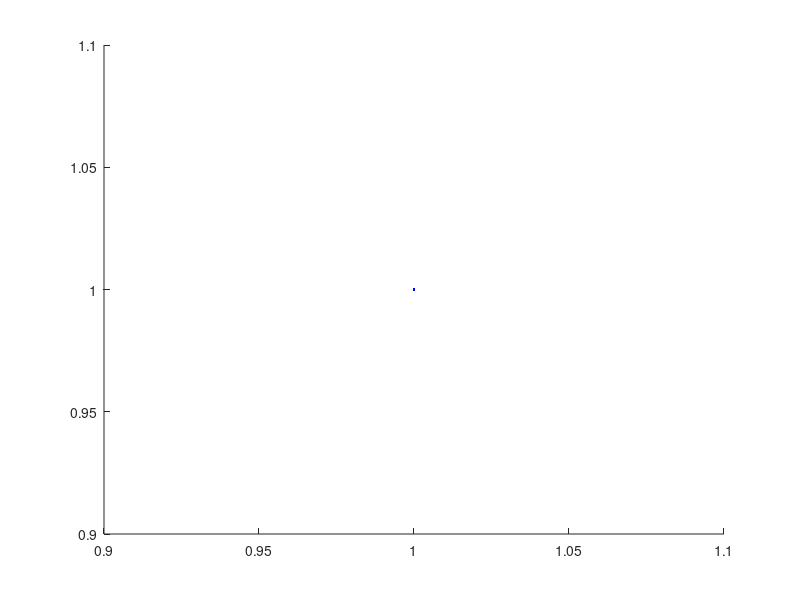

Write MATLAB code to recreate this figure. (Note: this script raises an error after producing the figure.)
% This script is used to collects the experimental data:
% including the physical size measurement data and
% the pixel size data computed from image processing and rectangle fitting.
% Then the linear regression of physical and pixel sizes by OLS and BCES 
% estimator are finished. The results are ploted to figure.


pL_size1_ld=[608.989481510861,609.991186192016,610.445209788948,609.717093489501,608.543421310076,606.231064532507,605.625985002995,604.411686133172,556.710828986395,603.034613471087,602.942591127915,635.094158867643,604.190390912239,606.008650377133,607.712248626567,608.011859064700,608.632415426849,608.508262766407,607.734514823057,606.651651176838,604.943473238927,603.894777232005,603.062085961006,602.526009206487,432.076983907134,603.531049202658,602.661808601973,603.453801460813,605.524716936752,606.645062238493];
pW_size1_ld=[430.376255331990,430.348022210211,429.906355111567,429.360155081280,429.442607422875,430.581033586305,431.296866000772,431.854493041621,433.305155940187,380.548935057839,432.126413771736,432.285583813700,432.169309411919,432.674745118468,432.423910970480,430.757199422352,430.189367965008,429.706192649972,429.349166941461,429.653431205108,430.466816763941,431.190132621142,431.459919762629,431.736268678824,357.605728003557,431.981541938436,430.256119018655,430.538905856046,430.379398389442,430.216768033974];

pL_size1_mid = [601.325325620472,600.643447385018,600.066357250641,600.417041450568,542.161434323621,600.949415954463,601.528262836254,601.776387248984,601.962978590868,634.573476530959,603.041314421620,603.318127671677,601.171854841470,601.177975932258,600.942559452941,600.767477276317,600.580963808287,600.570140917420,600.908767544103,601.617719600587,601.934752296290,602.073521614477,602.074712976072,602.294159229379,601.725204958722,601.553608820781,601.452504446043,644.952440216280,600.947930033780,529.352602264447];
pW_size1_mid = [429.793715417774,429.298458565095,453.646881984795,428.800022022818,488.004881373963,429.234089651856,429.580394826419,429.456699930773,428.933989363199,428.926366085206,428.920488569477,429.136009769257,429.526644064644,429.692142020810,429.573513495335,429.094173775100,428.756735754810,454.690028511033,428.603191195699,428.787396390682,429.236077556937,429.578171222344,429.522292617939,429.454908114595,428.930284642489,428.807690846678,428.410797565434,428.819333050937,429.041189388210,429.582267176626];

pL_size1_ru=[602.531241261394,603.604581251606,505.516842891693,649.744458350585,604.688826221290,604.869567674851,604.629265367591,603.253470794085,602.288000051104,601.612817902349,661.313974988059,652.540422968758,601.107800723576,550.087971377904,602.684628954456,604.492624363666,604.629275811446,605.383188398321,645.504670956357,604.222669764707,603.182869303285,601.696776670338,601.289095475036,601.478979896098,669.469495321315,603.295442568498,604.296516556080,549.951743414312,605.174617251942,605.025765287704];
pW_size1_ru=[430.403801459444,429.785625169145,429.311803806691,380.287294820980,428.910619810330,460.776396157239,430.141645659645,430.192177297983,429.961823965346,430.125170138593,430.110279121687,429.988363824571,429.531169736974,429.919646278171,429.917666224165,429.441434168231,429.254458257492,429.369494547805,429.617019557974,430.541630304322,430.925429934098,429.930968678176,429.936306183800,364.175080353632,361.447838082427,430.741497900554,430.174132149158,429.335498235668,428.981630056307,429.341218459358];

pL_size2_ld=[972.069221458483,974.775668594074,974.291822076501,975.304667873691,697.241640238692,972.919288726609,970.886711432941,970.890979756581,968.964665657142,890.346754362660,966.874002998103,968.178810709651,968.902753620744,956.166701928484,969.438322600857,971.566641115353,975.317037433811,973.158693550588,975.202686622265,972.720050272271,971.082355094372,881.852826546755,969.075736753420,970.031049486393,969.135813957104,968.889987407579,969.519610635684,971.637679969230,878.583703198115,973.482321520484];
pW_size2_ld=[243.186613614187,243.024323380736,242.684804517042,242.639909761646,220.724892247411,242.303113147298,242.744977868560,243.501078447624,243.544106647035,233.736591239440,242.660323720033,242.605716612839,242.693467887952,241.752454908381,243.178387307083,243.120195478746,243.040371452975,242.492484420360,242.358242294502,242.486583957943,242.572654115846,243.021177942319,243.680472966244,243.740230205939,243.564563894615,243.106594324902,6.68266174218212e-07,243.142730430947,243.510671430292,243.541317200732];

pL_size2_mid = [969.096122074223,969.304551743954,969.013733674871,969.046823079487,969.461952141896,969.662886157260,969.889220409080,970.186851260232,970.605508435433,880.905783218845,971.961369501210,971.740088961552,969.698393764228,971.528073159042,969.420646370421,966.531408768448,966.283070146410,966.446072455088,966.715135177582,966.378061576397,966.025090063652,879.810435605861,966.285289341553,969.044050149990,968.646548592060,968.496540242859,968.429770043357,968.145675888304,967.051090007931,966.199573277429];
pW_size2_mid = [243.475487840354,243.211135061545,132.214965819867,242.732311130193,242.506235067600,242.179957933387,242.198747438302,242.388533658584,242.627503058561,243.013994396540,243.334074035900,243.240976159279,242.569418447141,242.114352276806,115.490327900544,242.338535992538,242.747208952525,243.018952396206,242.764975577860,243.184331241581,242.631816722761,242.456599025262,242.172548440138,242.266687039721,242.417342052474,242.816047473912,243.217413259972,243.031106145124,242.248415364880,3.50672042776916e-06];

pL_size2_ru=[905.994041944210,923.878659908909,466.203485573252,857.010713387939,928.900496231270,965.757031039843,965.807900747082,463.786990018305,1181.17034589554,958.695652935197,688.088536117580,894.044006930954,806.482686953026,968.344409476535,948.471240467232,562.823475808417,3.17983074244573e-05,971.257259252765,972.719857396694,972.637709163179,970.402729618972,816.473957638412,973.962250263963,973.334430714071,974.773553711342,972.547604681352,971.568972161154,971.261781012480,971.174185911327,969.667232860273];
pW_size2_ru=[6.09954177702318e-07,238.648108300686,4.36219866857437e-05,242.535654131526,5.00774578683468e-07,1.49483459990941e-05,241.375609170844,5.81735305019681e-06,223.160663880992,241.795448053474,3.70018252819516e-07,237.154396950266,5.13542757293744e-06,133.921373109687,240.797430609973,239.598988472393,3.93122012809958e-06,243.101252113472,242.483981799903,242.304348507807,242.093663723076,241.574573230609,242.736215698821,243.007883631053,126.860558730335,177.050688769932,242.788915525448,242.776317746864,8.95027555584542e-07,243.620291559466];

pL_size3_ld=[1126.78979323643,1127.88929963587,1126.42000886168,1127.88676008496,1048.05082428323,1129.40748953854,1127.00175074802,1125.46396902774,1125.04087239705,1126.11796172579,1125.59398878490,1048.87643731758,1127.15440973902,1127.34179078505,1126.65531322879,932.728090078951,1128.26551992847,1127.64971729541,1127.42725720297,1127.01390667128,1124.97911725528,1125.07157153379,1124.26283935232,1123.31755885285,1123.41919398661,1151.75487592540,1124.54414530315,1126.07864275094,1127.27416276506,1126.12804753408];
pW_size3_ld=[368.648068743167,368.803598194029,368.119128007213,367.710091418704,367.735925660076,368.107837863383,321.354584450438,369.755902845645,370.219344147016,370.366315707122,369.911312324009,369.209169746150,368.662178543406,368.453625367035,368.376287139099,367.057700782417,368.020926273056,417.851455780328,367.729193400971,367.719393509317,318.493508852645,368.157311495739,368.314617805903,320.865115300130,368.813707594184,329.129606322072,368.339524984942,368.372114294221,369.057070583629,311.988162673912];

pL_size3_mid=[1122.18722241607,1122.40519969244,1122.14338730881,1121.90323773386,1121.71424920928,1119.01144363015,1108.26482380336,1121.77993269665,1121.46714004771,1121.45518019921,1121.26943177840,1082.77277805899,1121.82265355700,988.291894706027,947.952800132154,872.149755348334,1102.67158810851,1120.70792419798,1121.56742031712,1121.82026717274,1122.05568991070,857.197631180894,1107.74088941113,1122.19556562439,1058.60472566079,1122.64427021267,1123.10263138526,1123.55595841102,1123.68027354414,1122.95032781498];
pW_size3_mid=[368.564067160411,368.400486612325,368.103644460444,367.645027266863,367.428980824552,366.526972152433,363.906456057678,367.459171865066,367.659629411199,367.846914745161,368.194933435141,1.53901031252729e-05,368.629673276938,343.962572216067,363.586956871719,364.280242152621,365.143949966522,367.270988493652,367.937737464522,368.430878344443,368.532162264681,363.187751423860,364.832216026028,367.552130654056,1.49450168838052e-05,367.426818197752,367.786587463719,368.459208260661,368.364333675795,367.752454064819];

pL_size3_ru=[1122.66149679693,368.628089790172,1080.92175109851,2.44995890947070e-05,830.859614131509,1010.35858485609,1149.75591414404,1156.56340641923,1124.60044432153,921.421451551207,1121.78447588537,1121.71623107641,1121.26698422627,381.444279990903,1122.18695374172,629.567762409275,1090.36068374433,1122.43812464876,1122.64502873918,1122.87627373363,1122.35490657518,1122.36925987842,1122.53428582259,1180.79507944550,518.633373174895,1116.21011382396,1121.35765254034,1122.28275003289,1120.83057248436,1123.59719575529];
pW_size3_ru=[368.872430928435,3.96364074574710e-05,356.041434959328,2.74829279935066e-06,331.397968143733,362.014136289596,366.494539565018,365.628766698226,358.211351270932,224.733431799970,368.164927867183,367.810686014615,368.118557014630,367.191398175807,369.287670834532,254.833273397154,366.485898070529,368.027098776970,367.891104655483,367.965410981240,399.755000725845,443.207128777220,368.701186932146,368.977898364536,367.579346436134,366.355542454018,368.192384010028,368.856948405560,368.441786445024,369.141215260440];


%These are physical widths and lengths of work pieces measured by a micro meter.
rL_size1=[9.718,9.723,9.715,9.721,9.723,9.724,9.722,9.722,9.724,9.720,9.722,9.716,9.724,9.720,9.723,9.720,9.724,9.723,9.724,9.719];
rW_size1=[6.987,6.984,6.991,6.985,6.984,6.982,6.990,6.991,6.990,6.991,6.986,6.990,6.986,6.984,6.986,6.989,6.990,6.991,6.984,6.986];

rL_size2=[15.659,15.632,15.643,15.640,15.635,15.638,15.641,15.643,15.637,15.632,15.643,15.638,15.635,15.634,15.645, 15.633,15.632,15.638,15.634,15.641];
rW_size2=[3.986,3.988,3.994,3.988,3.994,3.994,3.991,3.990,3.991,3.989,3.993,3.995,3.993,3.991,3.989,3.994,3.990,3.989,3.991,3.993];

rL_size3=[18.040, 18.047,18.046,18.042,18.044,18.041,18.036,18.039,18.036,18.038,18.043,18.042,18.035,18.046,18.044,18.043,18.045,18.049,18.036,18.042];
rW_size3=[6.009,6.008,6.002,6.003,6.007,6.008,6.005,6.007,6.010,6.009,6.010,6.006,6.009,6.008,6.009,6.010,6.009,6.008,6.009,6.010];

meanrL_size1 = mean(rL_size1);
meanrW_size1 = mean(rW_size1);

meanrL_size2 = mean(rL_size2);
meanrW_size2 = mean(rW_size2);

meanrL_size3 = mean(rL_size3);
meanrW_size3 = mean(rW_size3);

stdrL_size1 = std(rL_size1);
stdrW_size1 = std(rW_size1);
 
stdrL_size2 = std(rL_size2);
stdrW_size2 = std(rW_size2);
 
stdrL_size3 = std(rL_size3);
stdrW_size3 = std(rW_size3);

%exclude images which are noisy during the edge detection pipline.
pL_size1_ld([25,12,10,9])=[];
pW_size1_ld([25,12,10,9])=[];

pL_size1_mid([30,28,18,10,5,3])=[];
pW_size1_mid([30,28,18,10,5,3])=[];

pL_size1_ru([28,25,24,23,19,14,12,11,6,4,3])=[];
pW_size1_ru([28,25,24,23,19,14,12,11,6,4,3])=[];

pL_size2_ld([29,27,22,14,10,8,5])=[];
pW_size2_ld([29,27,22,14,10,8,5])=[];

pL_size2_mid([30,22,15,10,3])=[];
pW_size2_mid([30,22,15,10,3])=[];

pL_size2_ru([29,26,25,24,22,17,16,15,14,13,12,11,10,9,8,6,5,4,3,2,1])=[];
pW_size2_ru([29,26,25,24,22,17,16,15,14,13,12,11,10,9,8,6,5,4,3,2,1])=[];

pL_size3_ld([30,26,24,21,18,16,12,7,5])=[];
pW_size3_ld([30,26,24,21,18,16,12,7,5])=[];

pL_size3_mid([25,22,23,17,16,15,14,12,10,7])=[];
pW_size3_mid([25,22,23,17,16,15,14,12,10,7])=[];

pL_size3_ru([26,25,24,22,21,17,16,14,10,9,8,7,6,5,4,3,2])=[];
pW_size3_ru([26,25,24,22,21,17,16,14,10,9,8,7,6,5,4,3,2])=[];

%compute the mean pixel width and length of each work pieces
meanpL_size1_ld = mean(pL_size1_ld);
meanpW_size1_ld = mean(pW_size1_ld);

meanpL_size1_mid = mean(pL_size1_mid);
meanpW_size1_mid = mean(pW_size1_mid);

meanpL_size1_ru = mean(pL_size1_ru);
meanpW_size1_ru = mean(pW_size1_ru);

meanpL_size2_ld = mean(pL_size2_ld);
meanpW_size2_ld = mean(pW_size2_ld);
 
meanpL_size2_mid = mean(pL_size2_mid);
meanpW_size2_mid = mean(pW_size2_mid);
 
meanpL_size2_ru = mean(pL_size2_ru);
meanpW_size2_ru = mean(pW_size2_ru);

meanpL_size3_ld = mean(pL_size3_ld);
meanpW_size3_ld = mean(pW_size3_ld);
 
meanpL_size3_mid = mean(pL_size3_mid);
meanpW_size3_mid = mean(pW_size3_mid);
 
meanpL_size3_ru = mean(pL_size3_ru);
meanpW_size3_ru = mean(pW_size3_ru);

allmean = [meanpL_size1_ld,meanpL_size1_mid,meanpL_size1_ru;...
    meanpW_size1_ld,meanpW_size1_mid,meanpW_size1_ru;...
meanpL_size2_ld,meanpL_size2_mid,meanpL_size2_ru;...
    meanpW_size2_ld,meanpW_size2_mid,meanpW_size2_ru;...
meanpL_size3_ld,meanpL_size3_mid,meanpL_size3_ru;...
    meanpW_size3_ld,meanpW_size3_mid,meanpW_size3_ru;... 
    ];

%compute the standard deviation of pixel width and length of each work pieces
stdpL_size1_ld = std(pL_size1_ld);
stdpW_size1_ld = std(pW_size1_ld);

stdpL_size1_mid = std(pL_size1_mid);
stdpW_size1_mid = std(pW_size1_mid);
 
stdpL_size1_ru = std(pL_size1_ru);
stdpW_size1_ru = std(pW_size1_ru);
 
stdpL_size2_ld = std(pL_size2_ld);
stdpW_size2_ld = std(pW_size2_ld);
 
stdpL_size2_mid = std(pL_size2_mid);
stdpW_size2_mid = std(pW_size2_mid);
 
stdpL_size2_ru = std(pL_size2_ru);
stdpW_size2_ru = std(pW_size2_ru);
 
stdpL_size3_ld = std(pL_size3_ld);
stdpW_size3_ld = std(pW_size3_ld);
 
stdpL_size3_mid = std(pL_size3_mid);
stdpW_size3_mid = std(pW_size3_mid);
 
stdpL_size3_ru = std(pL_size3_ru);
stdpW_size3_ru = std(pW_size3_ru);

allstd = [stdpL_size1_ld,stdpL_size1_mid,stdpL_size1_ru;...
    stdpW_size1_ld,stdpW_size1_mid,stdpW_size1_ru;...
stdpL_size2_ld,stdpL_size2_mid,stdpL_size2_ru;...
    stdpW_size2_ld,stdpW_size2_mid,stdpW_size2_ru;...
stdpL_size3_ld,stdpL_size3_mid,stdpL_size3_ru;...
    stdpW_size3_ld,stdpW_size3_mid,stdpW_size3_ru;... 
    ];

meanpL_size1 = mean([pL_size1_ld,pL_size1_mid,pL_size1_ru]);
meanpW_size1 = mean([pW_size1_ld,pW_size1_mid,pW_size1_ru]);
meanpL_size2 = mean([pL_size2_ld,pL_size2_mid,pL_size2_ru]);
meanpW_size2 = mean([pW_size2_ld,pW_size2_mid,pW_size2_ru]);
meanpL_size3 = mean([pL_size3_ld,pL_size3_mid,pL_size3_ru]);
meanpW_size3 = mean([pW_size3_ld,pW_size3_mid,pW_size3_ru]);
allmean2 = [meanpL_size1,meanpW_size1;meanpL_size2,meanpW_size2;meanpL_size3,meanpW_size3];

stdpL_size1 = std([pL_size1_ld,pL_size1_mid,pL_size1_ru]);
stdpW_size1 = std([pW_size1_ld,pW_size1_mid,pW_size1_ru]);
stdpL_size2 = std([pL_size2_ld,pL_size2_mid,pL_size2_ru]);
stdpW_size2 = std([pW_size2_ld,pW_size2_mid,pW_size2_ru]);
stdpL_size3 = std([pL_size3_ld,pL_size3_mid,pL_size3_ru]);
stdpW_size3 = std([pW_size3_ld,pW_size3_mid,pW_size3_ru]);
allstd2 = [stdpL_size1,stdpW_size1;stdpL_size2,stdpW_size2;stdpL_size3,stdpW_size3];

%prepare the pixel and physical size data to do the linear regression.
x = [meanpL_size1_mid,meanpL_size2_mid,meanpL_size3_mid];
y = [meanrL_size1,meanrL_size2,meanrL_size3];
xe = [stdpL_size1_mid,stdpL_size2_mid,stdpL_size3_mid];
ye = [stdrL_size1,stdrL_size2,stdrL_size3];
x2 = [meanpW_size1_mid,meanpW_size2_mid,meanpW_size3_mid];
y2= [meanrW_size1,meanrW_size2,meanrW_size3];
x2e = [stdpW_size1_mid,stdpW_size2_mid,stdpW_size3_mid];
y2e = [stdrW_size1,stdrW_size2,stdrW_size3];

figure();
errorbar(x,y,ye,ye,xe,xe,'b.');hold on;

sigmaB = 0.003;%Type B uncertainty oringing from the micro meter
%Compute the synthesised uncertainty of the physical size measuring
%results.
ye = sqrt(ye.^2+0.003^2);
y2e = sqrt(y2e.^2+0.003^2);

errorbar(x2,y2,y2e,y2e,x2e,x2e,'r.');hold on;

set(gcf,'color','white');
set(gca,'fontsize',20)
xlabel('Pixel size (pixel)','fontsize',28);
ylabel('Physical size (mm)','fontsize',28);
title('Physical and pixel length and width of 3 different workpieces','fontsize',28);
hold on;

%prepare the pixel(X) and physical(Y) size and their errors data to do the linear regression.
X = [x,x2];
Y = [y,y2];
Xe = [xe,x2e];
Ye = [ye,y2e];

plotx = 0:(max(X)+min(X))/10:max(X)+min(X);

A = [ones(length(X),1),X'];

Varx = mean((X-mean(X)).^2);
Vary = mean((Y-mean(Y)).^2);
Covxy = mean((X-mean(X)).*(Y-mean(Y)));
%OLS fitting y|x
k2=Covxy/Varx;
b2=mean(Y)-k2*mean(X);
ploty_olsyx = k2*plotx + b2;

plot(plotx,ploty_olsyx,'g');hold on;

% evaluate the fitting result
preY2 = k2*X + b2;
SStot2 = sum((Y-mean(Y)).^2);
SSreg2 = sum((preY2-mean(Y)).^2);
SSres2 = sum((preY2-Y).^2);
R2_2 = 1-SSres2/SStot2;

% BCES fitting
sigmaxy=0;
sigmax2 = mean((Xe).^2);
k4=(Covxy-sigmaxy)/(Varx-sigmax2);
b4=mean(Y)-k4*mean(X);
ploty_bces = k4*plotx + b4;

%evaluate the fitting result
preY4 = k4*X + b4;
SStot4 = sum((Y-mean(Y)).^2);
SSreg4 = sum((preY4-mean(Y)).^2);
SSres4 = sum((preY4-Y).^2);
R2_4 = 1-SSres4/SStot4;

plot(plotx,ploty_bces,'r');hold on;
legend('length','width','OLS','BCES','Location','southeast');
axes('Position',[0.2,0.55,0.3,0.35]);
errorbar(X([6]),Y([6]),Ye([6]),Ye([6]),Xe([6]),Xe([6]),'r.');hold on;
plot(plotx(3:6),ploty_olsyx(3:6),'g');hold on;
plot(plotx(3:6),ploty_bces(3:6),'r');hold on;